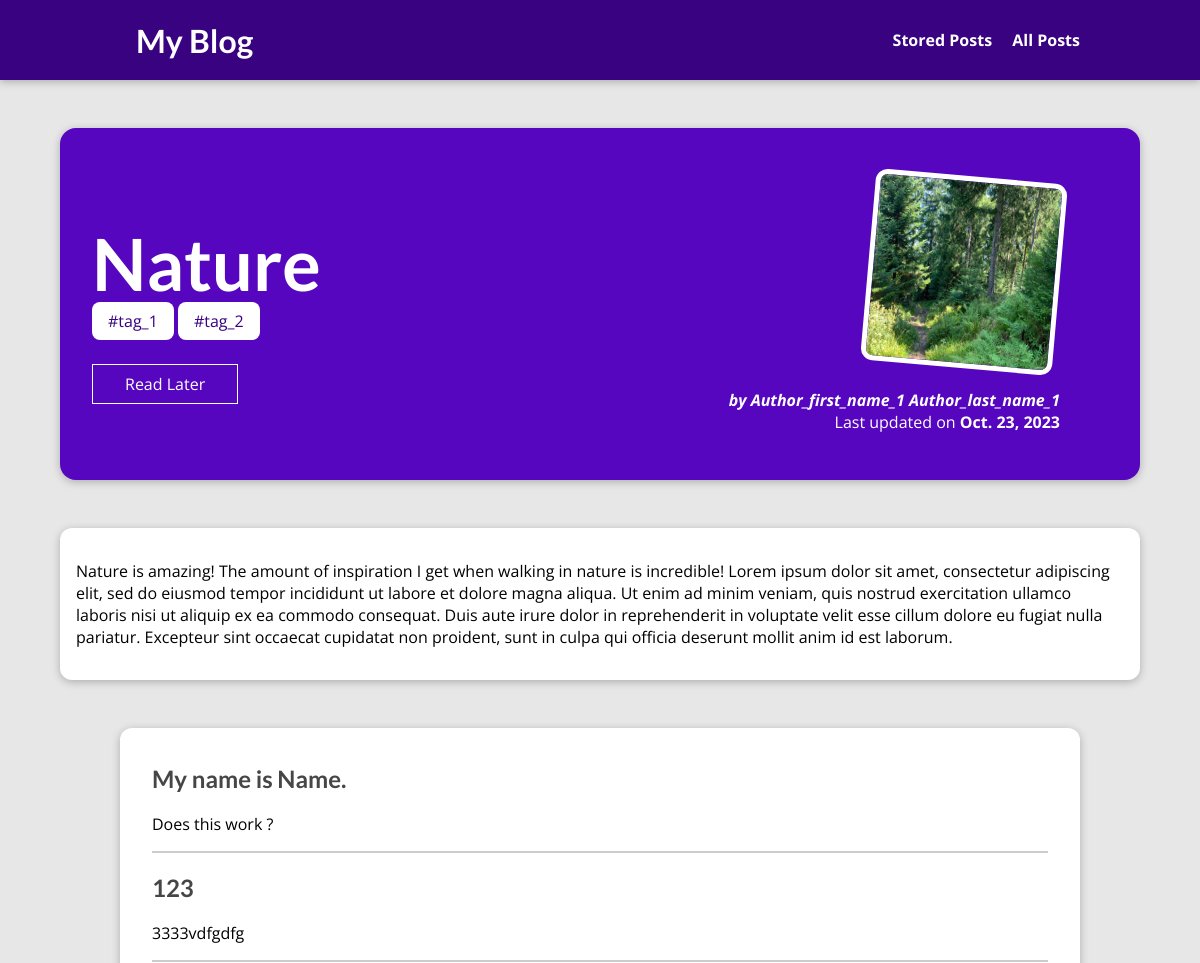
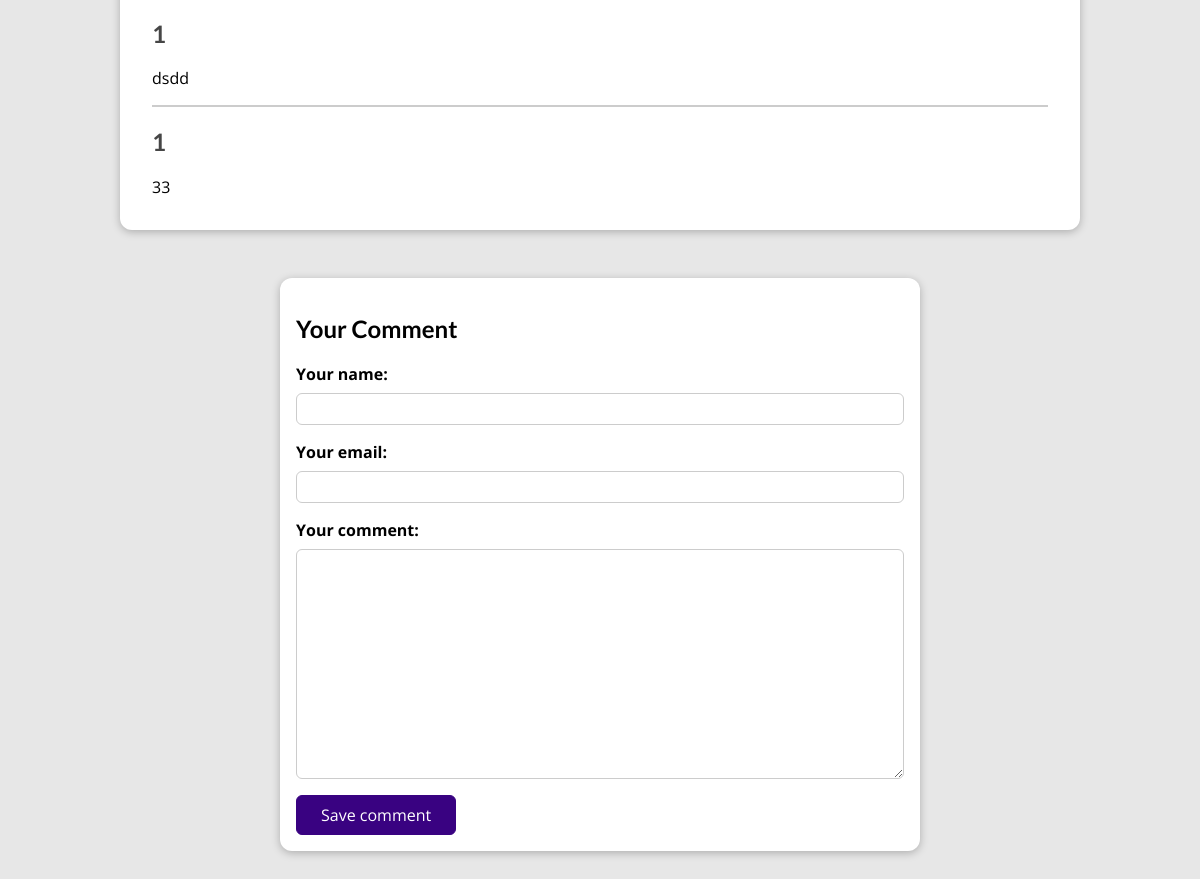
/blog/posts/nature, run on the app's committed database (2 pictures, top to bottom).
### blog/models.py (models this page shows, shortened)
class Post(models.Model):
    title = models.CharField(max_length=100)
    excerpt = models.CharField(max_length=200)
    image = models.ImageField(upload_to='posts', null=True)
    date = models.DateField(auto_now=True)
    slug = models.SlugField(unique=True, db_index=True)
    content = models.TextField(validators=[MinLengthValidator(10)])
    author = models.ForeignKey(Author, on_delete=models.SET_NULL, null=True, related_name='posts')
    tag = models.ManyToManyField(Tag)
    class Meta:
        ordering = ('date',)

class Tag(models.Model):
    caption = models.CharField(max_length=50)

class Author(models.Model):
    first_name = models.CharField(max_length=100)
    last_name = models.CharField(max_length=100)
    email_address = models.EmailField(default='test@test.com')
    def full_name(self):
        return f"{self.first_name} {self.last_name}"
    def __str__(self):
        return self.full_name()

class Comment(models.Model):
    user_name = models.CharField(max_length=80)
    user_email = models.EmailField()
    text = models.TextField(max_length=400)
    post = models.ForeignKey(Post, on_delete=models.CASCADE, related_name='comments')

### blog/views.py (the view, shortened to what this page needs)
# urls.py: path("posts/<slug:slug>", views.ReviewDetailView.as_view(), name='post-detail-page'),
class ReviewDetailView(View):
    def is_stored_post(self, request, post_id):
        stored_posts = request.session.get('stored_posts')
        if stored_posts is not None:
            is_saved_for_later = post_id in stored_posts
        else:
            is_saved_for_later = False
        return is_saved_for_later
    def get(self, request, slug):
        post = Post.objects.get(slug=slug)
        context = {
            'post': post,
            'post_tags': post.tag.all(),
            'comment_form': CommentForm(),
            'comments': post.comments.all().order_by('-id'),
            'saved_for_later': self.is_stored_post(request, post.id),
        }
        return render(request, 'blog/post-detail.html', context)

### blog/forms.py
class CommentForm(forms.ModelForm):
    class Meta:
        model = Comment
        fields = ['user_name', 'user_email', 'text']
        labels = {
            'user_name': "Your name",
            'user_email': 'Your email',
            'text': 'Your comment'
        }

### blog/templates/blog/post-detail.html (shortened to what this page needs)
{% extends "base.html" %}
{% load static %}
{% block css_files %}
    <link rel="stylesheet" href="{% static "blog/post-detail.css" %}"/>
{% endblock %}
{% block content %}
    <section id="summary">
        <h2>{{ post.title }}</h2>
        <div>
            {% for t in post_tags %}
                <span class="tag">{{ t.caption }}</span>
            {% endfor %}
        </div>
        <div id="read-later">
            <form action="{% url 'read-later-page' %}" method="POST">
                <button>
                    {% if saved_for_later %}
                        Remove from "Read Later" List
                    {% else %}
                        Read Later
                    {% endif %}
                </button>
            </form>
        </div>
        <article>
            <img src="{{ post.image.url }}" alt={{ post.title }} />
            <address>by <a href="mailto:{{ post.author.email_address }}">{{ post.author }}</a></address>
            <div>Last updated on <time>{{ post.date }}</time></div>
        </article>
    </section>
    <main>
        {{ post.content|linebreaks }}
    </main>
    <section id="comments">
        <ul>
        {% for comment in comments %}
            <li>
                <h2>{{ comment.user_name }}</h2>
                <p>{{ comment.text|linebreaks }}</p>
            </li>
        {% endfor %}
        </ul>
    </section>
    <section id="comment-form">
        <h2>Your Comment</h2>
        <form action="{% url "post-detail-page" post.slug %}" method="POST">
            {% for form_field in comment_form %}
                <div class="form-control {% if form_field.errors %}invalid{% endif %}">
                    {{ form_field.label_tag }}
                    {{ form_field }}
                </div>
            {% endfor %}
            <button>Save comment</button>
        </form>
    </section>
{% endblock %}

### static/app.css (style rules this page uses)
* { box-sizing: border-box; }
html { font-family: 'Open Sans', 'Lato', sans-serif; }
body { margin: 0; }
h1, h2, h3 { font-family: 'Lato', sans-serif; font-weight: bold; }

### blog/static/blog/post-detail.css (style rules this page uses)
body { background-color: #e7e7e7; }
#summary { margin: 8rem auto 3rem auto; padding: 2rem; width: 90%; max-width: 90rem; border-radius: 16px; background-color: #5706c0; position: relative; box-shadow: 0 2px 8px rgba(0, 0, 0, 0.25); height: 22rem; }
#summary h2 { color: white; font-size: 4.5rem; margin-bottom: 0.25rem; }
#summary article { position: absolute; top: 2rem; right: 3rem; padding: 1rem 2rem; border-radius: 12px; text-align: right; color: white; }
#summary article img { width: 12rem; height: 12rem; border-radius: 12px; transform: rotateZ(5deg); border: 5px solid white; margin-bottom: 1rem; }
#summary address { font-weight: bold; }
#summary a { color: white; text-decoration: none; }
#summary time { font-weight: bold; }
#read-later { margin: 2rem 0; }
#read-later button { background-color: transparent; border: 1px solid white; padding: 0.5rem 2rem; font: inherit; color: white; cursor: pointer; }
main { width: 90%; max-width: 90rem; margin: 3rem auto; background-color: white; padding: 1rem; border-radius: 12px; box-shadow: 0 2px 8px rgba(0, 0, 0, 0.25); }
.tag { background-color: white; color: #390281; padding: 0.5rem 1rem; border-radius: 8px; }
#comment-form { margin: 3rem auto; width: 90%; max-width: 40rem; border-radius: 12px; background-color: white; box-shadow: 0 2px 8px rgba(0, 0, 0, 0.25); padding: 1rem; }
#comment-form button { font: inherit; background-color: #390281; color: white; border: 1px solid #390281; padding: 0.5rem 1.5rem; border-radius: 6px; cursor: pointer; }
.form-control { margin-bottom: 1rem; }
.form-control label { font-weight: bold; margin-bottom: 0.5rem; display: block; }
.form-control input, .form-control textarea { display: block; width: 100%; font: inherit; padding: 0.25rem; border-radius: 6px; border: 1px solid #ccc; }
#comments { margin: 3rem auto; width: 90%; max-width: 60rem; border-radius: 12px; background-color: white; box-shadow: 0 2px 8px rgba(0, 0, 0, 0.25); padding: 1rem 2rem; }
#comments ul { list-style: none; margin: 0; padding: 0; }
#comments li { margin-bottom: 1rem; border-bottom: 2px solid #ccc; }
#comments li:last-of-type { border-bottom: none; }
#comments h2 { color: #464646; }

### data on the page
Post: title "Nature", image (picture), author "Author_first_name_1 Author_last_name_1", date "Oct. 23, 2023", content "Nature is amazing! The amount of inspiration I get when walking in nature is incredible! Lorem ipsum dolor sit amet, consectetur adipiscing elit, sed do eiusmod tempor incididunt ut labore et dolore magna aliqua. Ut enim ad minim veniam, quis nostrud exercitation ullamco laboris nisi ut aliquip ex ea commodo consequat. Duis aute irure dolor in reprehenderit in voluptate velit esse cillum dolore eu fugiat nulla pariatur. Excepteur sint occaecat cupidatat non proident, sunt in culpa qui officia deserunt mollit anim id est laborum."
Tag: caption "#tag_1"
Tag: caption "#tag_2"
Comment: user_name "My name is Name.", text "Does this work ?"
Comment: user_name "123", text "3333vdfgdfg"
Comment: user_name "1", text "dsdd"
Comment: user_name "1", text "33"
